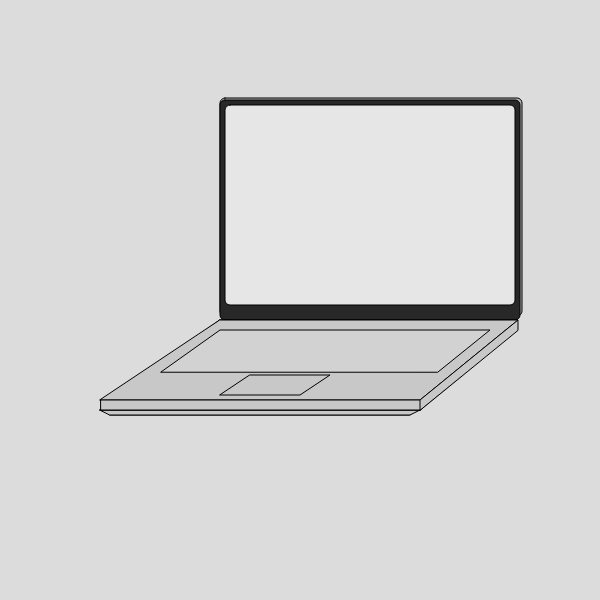
Frame 1 (no input)
Frame 60 (no input): identical to frame 1, image omitted
Frame 120 (the mouse pressed at the canvas centre since frame 60): identical to frame 1, image omitted

The p5.js sketch that drew this single still picture (run headless with seeded random() and noise() and a simulated clock; from frame 60 on, the mouse is pressed at the canvas centre):

// p5.js sketch
// ── sketch.js
function setup() {
  createCanvas(600, 600);
}

function draw() {
  background(220);
    background(220);
  fill(180)
   rect(220, 98, 302, 218, 5);
  fill(40)
   rect(220, 100, 300, 220, 5);
  fill(230)
   rect(225, 105, 290, 200, 5)
  fill(200)
   quad(110, 415, 410, 415, 518, 320, 220, 320);
  fill(200)
   quad(110, 415, 410, 415, 420, 410, 100, 410);
  fill(200)
   quad(100, 410, 420, 410, 516, 330, 220, 320);
  fill(200)
   quad(100, 400, 420, 400, 518, 320, 220, 320);
  fill(200)
   rect(101, 400, 320, 10);
  fill(200)
   quad(420, 410, 420, 400, 518, 320, 518, 330);
  fill(200)
   quad(220, 395, 300, 395, 330, 375, 250, 375);
  fill(210)
   quad(438, 372, 490, 330, 220, 330, 161, 372);
}
